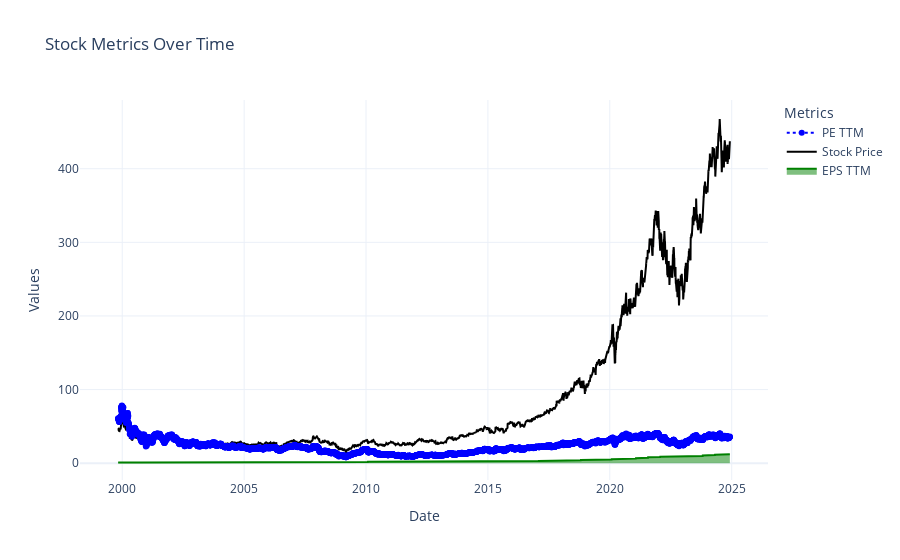

Source (notebook cell):
### Code cell
import plotly.graph_objects as go


# Create the figure
fig = go.Figure()

# Add stock_price on primary y-axis (left)
fig.add_trace(go.Scatter(
    x=stock_consolidate_df.index,
    y=stock_consolidate_df["stock_price"],
    mode='lines',
    line=dict(color='black'),
    name='Stock Price',
    yaxis="y1"
))

# Add EPS_TTM on secondary y-axis (right)
fig.add_trace(go.Scatter(
    x=stock_consolidate_df.index,
    y=stock_consolidate_df["EPS_TTM"],
    mode='lines',
    fill='tonexty',  # Shadow effect
    line=dict(color='green'),
    name='EPS_TTM',
    yaxis="y2"
))

# Add PE_TTM on secondary y-axis (right)
fig.add_trace(go.Scatter(
    x=stock_consolidate_df.index,
    y=stock_consolidate_df["PE_TTM"],
    mode='lines+markers',
    line=dict(color='blue', dash='dot'),
    name='PE_TTM',
    yaxis="y2"
))

# Update layout to remove grid and configure dual y-axes
fig.update_layout(
    title="Stock Metrics Over Time",
    xaxis=dict(title="Date", showgrid=False),
    yaxis=dict(
        title="Stock Price",
        showgrid=False,
        titlefont=dict(color="black"),
        tickfont=dict(color="black")
    ),
    yaxis2=dict(
        title="EPS_TTM & PE_TTM",
        overlaying="y",  # Overlay with y1
        side="right",
        showgrid=False,
        titlefont=dict(color="blue"),
        tickfont=dict(color="blue")
    ),
    legend_title="Metrics",
    template="plotly_white",
    plot_bgcolor='white'  # Background color
)

# Show the plot
fig.show()

### Figure 1 — Plotly figure (JSON) as saved in the notebook; plotly's stock layout.template omitted (floating-point values rounded to 4 significant figures; data arrays with more than 128 entries replaced by an {"elided": "..."} marker saying what was removed)
{"data": [{"fill": "tonexty", "line": {"color": "green"}, "mode": "lines", "name": "EPS TTM", "type": "scatter", "x": {"elided": "6314 str values"}, "y": {"elided": "6314 float values"}}, {"line": {"color": "black"}, "mode": "lines", "name": "Stock Price", "type": "scatter", "x": {"elided": "6314 str values"}, "y": {"elided": "6314 float values"}}, {"line": {"color": "blue", "dash": "dot"}, "mode": "lines+markers", "name": "PE TTM", "type": "scatter", "x": {"elided": "6314 str values"}, "y": {"elided": "6314 float values"}}], "layout": {"legend": {"title": {"text": "Metrics"}}, "title": {"text": "Stock Metrics Over Time"}, "xaxis": {"title": {"text": "Date"}}, "yaxis": {"title": {"text": "Values"}}}}
